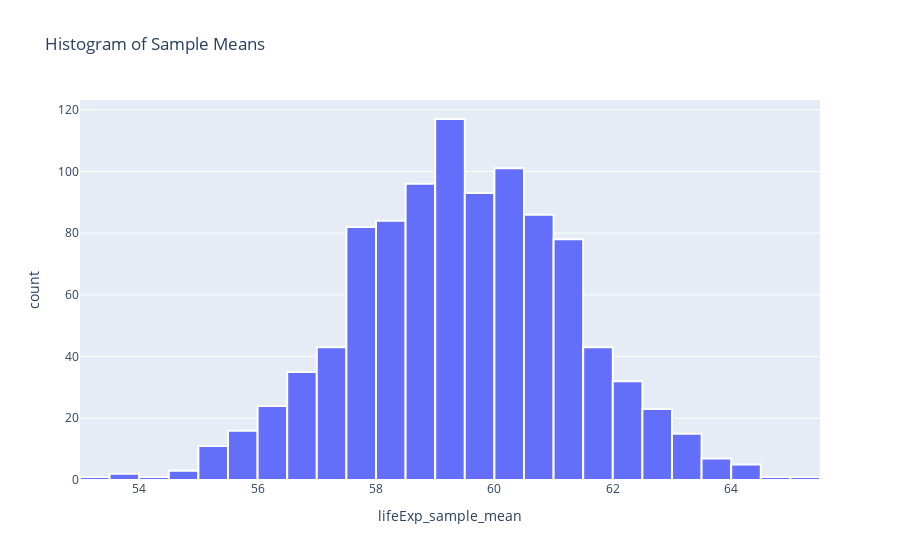

The cell this chart's notebook holds for it:
### Code cell
tmp = pd.DataFrame(sample_means, columns=["lifeExp_sample_mean"])
display(tmp["lifeExp_sample_mean"].describe().to_frame().T)
fig = px.histogram(tmp, "lifeExp_sample_mean", nbins=50, height=400, title="Histogram of Sample Means")
fig.update_traces(marker_line_color="white", marker_line_width=2)
fig.show()
# sample means are somewhat normally distributed, with 50 bins

### Figure 1 — Plotly figure (JSON) as saved in the notebook; plotly's stock layout.template omitted (floating-point values rounded to 4 significant figures; data arrays with more than 128 entries replaced by an {"elided": "..."} marker saying what was removed)
{"data": [{"alignmentgroup": "True", "bingroup": "x", "hovertemplate": "lifeExp_sample_mean=%{x}<br>count=%{y}<extra></extra>", "legendgroup": "", "marker": {"color": "#636efa", "line": {"color": "white", "width": 2}, "pattern": {"shape": ""}}, "name": "", "nbinsx": 50, "offsetgroup": "", "orientation": "v", "showlegend": false, "type": "histogram", "x": {"elided": "1000 float values"}, "xaxis": "x", "yaxis": "y"}], "layout": {"autosize": true, "barmode": "relative", "legend": {"tracegroupgap": 0}, "title": {"text": "Histogram of Sample Means"}, "xaxis": {"anchor": "y", "autorange": true, "domain": [0, 1], "range": [53, 65.5], "title": {"text": "lifeExp_sample_mean"}, "type": "linear"}, "yaxis": {"anchor": "x", "autorange": true, "domain": [0, 1], "range": [0, 123.2], "title": {"text": "count"}}}}
